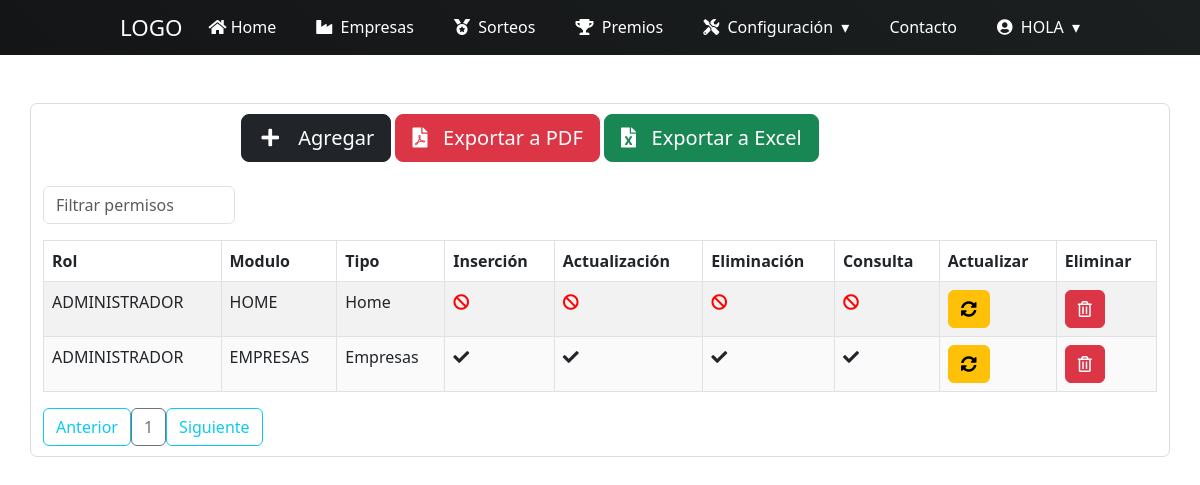
Screenshot of /permisos/ (signed in) with the database file from the repository.
### tables this page shows
CREATE TABLE IF NOT EXISTS `permisos` (
  `id_rol` int(11) NOT NULL,
  `id_modulo` int(11) NOT NULL,
  `tipo_modulo` enum('Home','Empresas','Sorteos','Premios','Configuración','Administración') NOT NULL,
  `permiso_insercion` varchar(5) NOT NULL,
  `permiso_actualizacion` varchar(5) NOT NULL,
  `permiso_eliminacion` varchar(5) NOT NULL,
  `permiso_consulta` varchar(5) NOT NULL,
  `creado_por` varchar(50) NOT NULL,
  `fecha_creacion` datetime NOT NULL,
  `modificado_por` varchar(50) DEFAULT NULL,
  `fecha_modificacion` datetime DEFAULT NULL,
  KEY `Índice 1` (`id_rol`),
  KEY `Índice 2` (`id_modulo`),
  CONSTRAINT `FK_permisos_modulos` FOREIGN KEY (`id_modulo`) REFERENCES `modulos` (`id_modulo`) ON DELETE NO ACTION ON UPDATE NO ACTION,
  CONSTRAINT `FK_permisos_roles` FOREIGN KEY (`id_rol`) REFERENCES `roles` (`id_rol`) ON DELETE NO ACTION ON UPDATE NO ACTION
);

CREATE TABLE IF NOT EXISTS `roles` (
  `id_rol` int(11) NOT NULL AUTO_INCREMENT,
  `rol` varchar(50) NOT NULL,
  `descripcion` varchar(200) NOT NULL,
  `creado_por` varchar(50) NOT NULL,
  `fecha_creacion` datetime NOT NULL,
  `modificado_por` varchar(50) DEFAULT NULL,
  `fecha_modificacion` datetime DEFAULT NULL,
  PRIMARY KEY (`id_rol`) USING BTREE
);

CREATE TABLE IF NOT EXISTS `modulos` (
  `id_modulo` int(11) NOT NULL AUTO_INCREMENT,
  `modulo` varchar(100) NOT NULL,
  `descripcion` varchar(100) NOT NULL,
  `tipo_modulo` enum('Home','Empresas','Sorteos','Premios','Configuracion','Administracion') NOT NULL,
  `creado_por` varchar(50) NOT NULL,
  `fecha_creacion` datetime NOT NULL,
  `modificado_por` varchar(50) DEFAULT NULL,
  `fecha_modificacion` datetime DEFAULT NULL,
  PRIMARY KEY (`id_modulo`)
);

### controladores/vistasControlador.php (called while the page is built)
<?php
	require_once "./modelos/vistasModelo.php";
	class vistasControlador extends vistasModelo{
		public function obtener_plantilla_controlador(){
			return require_once "./vistas/plantilla.php";
		}
		public function obtener_vistas_controlador(){
			if(isset($_GET['views'])){
				$ruta=explode("/", $_GET['views']);
				$respuesta=vistasModelo::obtener_vistas_modelo($ruta[0]);
			}else{
				$respuesta="login";
			}
			return $respuesta;
		}
	}

### index.php (called while the page is built, shortened)
<?php
	require_once "./controladores/vistasControlador.php";
	$plantilla = new vistasControlador();
	$plantilla->obtener_plantilla_controlador();

### modelos/vistasModelo.php (called while the page is built, shortened)
<?php
	class vistasModelo{
		protected static function obtener_vistas_modelo($vistas){
			$listaBlanca=["home","empleados","empresas","roles","modulos","permisos","salir"];
			if(in_array($vistas, $listaBlanca)){
				if(is_file("./vistas/contenidos/".$vistas."-view.php")){
					$contenido="./vistas/contenidos/".$vistas."-view.php";
				}else{
					$contenido="404";
				}
			}elseif($vistas=="inicio" || $vistas=="index" || $vistas=="login" || $vistas=="recuperacion-clave"){
				$contenido="inicio";
			}else{
				$contenido="404";
			}
			return $contenido;
		}
	}

### config/conexion.php (called while the page is built, shortened)
<?php
class ConexionBD{
    protected $manejador = "mysql";
    private static $servidor = "localhost";
    private static $usuario = "root";
    private static $pass = "";
    protected $db_name = "dbsorteo";
    protected function getConexion(){
        try{
            $parametros=array(PDO::ATTR_PERSISTENT=>true,PDO::MYSQL_ATTR_INIT_COMMAND=>"SET NAMES utf8");
            $this->conexion=new PDO($this->manejador.":host=".self::$servidor.";dbname=".$this->db_name,self::$usuario,self::$pass,$parametros);
            return $this->conexion;
        }
        catch(PDOException $e){
            echo 'Error en la conexion a la BD :'.$e->getMessage();
        }
    }
}

### DatosTablas/obtenerDatosPermisos.php (called while the page is built, shortened)
<?php
require_once("./config/conexion.php");
class obtenerDatosPermisos extends ConexionBD{
    public function datosPermisos(){
        $sql="SELECT r.rol, m.modulo,p.tipo_modulo, p.permiso_insercion, p.permiso_actualizacion,
        p.permiso_eliminacion, p.permiso_consulta,p.id_rol,p.id_modulo FROM permisos p
        inner join roles r on r.id_rol=p.id_rol
        inner join modulos m on m.id_modulo=p.id_modulo";
        $resultado=$this->conexion->query($sql) or die ($sql);
        return $resultado;
    }
}

### vistas/contenidos/permisos-view.php (the view, shortened to what this page needs)
<?php
include("./DatosTablas/obtenerDatosPermisos.php");
?>
<br>
<br>
<div class="container contenedor-tabla">
    <div class="container">
    <div class="row">
        <div class="col-2"></div>
        <div class="col-8">
            <div class="btn btn-dark btn-lg" data-bs-toggle="modal" data-bs-target="#ModalCrear"><i class="fas fa-plus fa-fw"></i> &nbsp; Agregar</div>
            <div class="btn btn-danger btn-lg" data-bs-toggle="modal" data-bs-target="#ModalCrear"><i class="fas fa-file-pdf"></i> &nbsp; Exportar a PDF</div>
            <div class="btn btn-success btn-lg" data-bs-toggle="modal" data-bs-target="#ModalCrear"><i class="fas fa-file-excel"></i> &nbsp; Exportar a Excel</div>
        </div>
        <div class="col-2"></div>
    </div>
    </div>
<div class="table-responsive">
    <br>
        <input type="text" id="searchBox" class="form-control" onkeyup="filterTable()" placeholder="Filtrar permisos">
    <table id="datos-usuario" class="table table-bordered table-striped text-center">
        <thead>
            <tr>
                <th>Rol</th>
                <th>Modulo</th>
                <th>Tipo</th>
                <th>Inserción</th>
                <th>Actualización</th>
                <th>Eliminación</th>
                <th>Consulta</th>
                <th>Actualizar</th>
                <th>Eliminar</th>
            </tr>
        </thead>
        <tbody class="body">
        <?php
                $datos=new obtenerDatosPermisos();
                $resultado=$datos->datosPermisos();
                foreach ($resultado as $fila){
            ?>
            <tr>
                <td><?php echo $fila['rol']; ?></td>
                <td><?php echo $fila['modulo']; ?></td>
                <td><?php echo $fila['tipo_modulo']; ?></td>
                <?php
				if($fila['permiso_insercion']==1){
                ?>
                <td><i class="fas fa-check"></i></td>
                <?php
                    }else{
                ?>
                <td><i class="fas fa-ban" style="color: red;"></i></td>
                <?php
                    }
                ?>
                <?php
				if($fila['permiso_actualizacion']==1){
			?>
			<td><i class="fas fa-check"></i></td>
			<?php
				}else{
			?>
			<td><i class="fas fa-ban" style="color: red;"></i></td>
			<?php
				}
			?>
			<?php
				if($fila['permiso_eliminacion']==1){
			?>
			<td><i class="fas fa-check"></i></td>
			<?php
				}else{
			?>
			<td><i class="fas fa-ban" style="color: red;"></i></td>
			<?php
				}
			?>
			<?php
				if($fila['permiso_consulta']==1){
			?>
			<td><i class="fas fa-check"></i></td>
			<?php
				}else{
			?>
			<td><i class="fas fa-ban" style="color: red;"></i></td>
			<?php
				}
			?>
                <td>
				<button class="btn btn-warning" data-bs-toggle="modal" data-bs-target="#ModalAct<?php echo $fila['id_rol'];?><?php echo $fila['id_modulo'];?>">
					<i class="fas fa-sync-alt"></i>
                </button>
			    </td>
                <td>
					<form class="FormularioAjax" action="<?php echo SERVERURL; ?>ajax/permisoAjax.php" method="POST" data-form="delete" autocomplete="off">
					<button type="submit" class="btn btn-danger">
						<i class="far fa-trash-alt"></i>
					</button>
					</form>
				</td>
                </tr>
            <?php
                    }
            ?>
        </tbody>
    </table>
</div>
<div id="paginador" class=""></div>
</div>
<br>
<br>

### vistas/plantilla.php (shortened to what this page needs)
<!DOCTYPE html>
<html lang="es">
<head>
	<?php include "./vistas/inc/archivos_css.php"; ?>
</head>
<body>
	<?php
		require_once "./controladores/vistasControlador.php";
		$IV = new vistasControlador();
		$vistas=$IV->obtener_vistas_controlador();
		if($vistas=="inicio" || $vistas=="login" || $vistas=="404" || $vistas=="recuperacion-clave"){
			require_once "./vistas/contenidos/".$vistas."-view.php";
		}else{
	?>
	<main class="full-box main-container">
		<section class="full-box page-content">
			<?php
				include "./vistas/inc/Navbar.php";
				include  $vistas;
			?>
		</section>
	</main>
	<?php
		}
	?>
</body>
</html>

### vistas/inc/archivos_css.php
<link rel="stylesheet" href="<?php echo SERVERURL; ?>vistas/css/Estilo-Form.css">
<link rel="stylesheet" href="<?php echo SERVERURL; ?>vistas/css/EstiloLogin.css">
<link rel="stylesheet" href="<?php echo SERVERURL; ?>vistas/css/estilos-vistas.css">
<link rel="stylesheet" href="<?php echo SERVERURL; ?>vistas/css/tarjetas.css">
<link rel="stylesheet" href="<?php echo SERVERURL; ?>vistas/css/bootstrap-grid.css">
<link rel="stylesheet" href="<?php echo SERVERURL; ?>vistas/css/bootstrap-grid.min.css">
<link rel="stylesheet" href="<?php echo SERVERURL; ?>vistas/css/bootstrap-grid.rtl.css">
<link rel="stylesheet" href="<?php echo SERVERURL; ?>vistas/css/bootstrap-grid.rtl.min.css">
<link rel="stylesheet" href="<?php echo SERVERURL; ?>vistas/css/bootstrap-reboot.css">
<link rel="stylesheet" href="<?php echo SERVERURL; ?>vistas/css/bootstrap-reboot.min.css">
<link rel="stylesheet" href="<?php echo SERVERURL; ?>vistas/css/bootstrap-reboot.rtl.css">
<link rel="stylesheet" href="<?php echo SERVERURL; ?>vistas/css/bootstrap-reboot.rtl.min.css">
<link rel="stylesheet" href="<?php echo SERVERURL; ?>vistas/css/bootstrap-utilities.css">
<link rel="stylesheet" href="<?php echo SERVERURL; ?>vistas/css/bootstrap-utilities.rtl.min.css">
<link rel="stylesheet" href="<?php echo SERVERURL; ?>vistas/css/bootstrap-utilities.min.css">
<link rel="stylesheet" href="<?php echo SERVERURL; ?>vistas/css/bootstrap.css">
<link rel="stylesheet" href="<?php echo SERVERURL; ?>vistas/css/bootstrap.min.css">
<link rel="stylesheet" href="<?php echo SERVERURL; ?>vistas/css/bootstrap.rtl.css">
<link rel="stylesheet" href="<?php echo SERVERURL; ?>vistas/css/bootstrap.rtl.min.css">
<link rel="stylesheet" href="<?php echo SERVERURL; ?>vistas/fontawesome-free-5.15.4-web/css/all.css">
<link rel="stylesheet" href="<?php echo SERVERURL; ?>vistas/fontawesome-free-5.15.4-web/css/all.min.css">
<link rel="stylesheet" href="<?php echo SERVERURL; ?>vistas/fontawesome-free-5.15.4-web/css/brands.css">
<link rel="stylesheet" href="<?php echo SERVERURL; ?>vistas/fontawesome-free-5.15.4-web/css/brands.min.css">
<link rel="stylesheet" href="<?php echo SERVERURL; ?>vistas/fontawesome-free-5.15.4-web/css/fontawesome.css">
<link rel="stylesheet" href="<?php echo SERVERURL; ?>vistas/fontawesome-free-5.15.4-web/css/fontawesome.min.css">
<link rel="stylesheet" href="<?php echo SERVERURL; ?>vistas/fontawesome-free-5.15.4-web/css/regular.css">
<link rel="stylesheet" href="<?php echo SERVERURL; ?>vistas/fontawesome-free-5.15.4-web/css/regular.min.css">
<link rel="stylesheet" href="<?php echo SERVERURL; ?>vistas/fontawesome-free-5.15.4-web/css/solid.css">
<link rel="stylesheet" href="<?php echo SERVERURL; ?>vistas/fontawesome-free-5.15.4-web/css/solid.min.css">
<link rel="stylesheet" href="<?php echo SERVERURL; ?>vistas/fontawesome-free-5.15.4-web/css/svg-with-js.css">
<link rel="stylesheet" href="<?php echo SERVERURL; ?>vistas/fontawesome-free-5.15.4-web/css/svg-with-js.min.css">
<link rel="stylesheet" href="<?php echo SERVERURL; ?>vistas/fontawesome-free-5.15.4-web/css/v4-shims.css">
<link rel="stylesheet" href="https://cdn.datatables.net/v/dt/dt-1.13.1/datatables.min.css">

### vistas/inc/Navbar.php (shortened to what this page needs)
<section class="navigation">
  <div class="nav-container">
    <div class="brand">
      <a href="#!">Logo</a>
    </div>
    <nav>
      <ul class="nav-list">
        <li>
          <a href="<?php echo SERVERURL?>home/"><i class="fas fa-home"></i>&nbsp;Home</a>
        </li>
        <li>
          <a href="#!"><i class="fas fa-industry"></i>&nbsp; Empresas</a>
        </li>
        <li>
          <a href="#!"><i class="fas fa-medal"></i>&nbsp; Sorteos</a>
        </li>
        <li>
          <a href="#!"><i class="fas fa-trophy"></i>&nbsp; Premios</a>
        </li>
        <li>
          <a href="#!"><i class="fas fa-tools"></i>&nbsp; Configuración</a>
        </li>
        <li>
          <a href="#!">Contacto</a>
        </li>
        <li>
        <a href="#!"><i class="fas fa-user-circle"></i> &nbsp;<?php echo $_SESSION['usuario_login']?></a>
        </li>
      </ul>
    </nav>
  </div>
</section>

### vistas/css/Estilo-Form.css (style rules this page uses)
body { background-color: #3d3d3d; }
.navigation { height: 55px; background: linear-gradient(45deg, #131516, #1c1f20); }
.brand { position: absolute; padding-left: 20px; float: left; line-height: 55px; text-transform: uppercase; font-size: 1.4em; }
.brand a, .brand a:visited { color: #ffffff; text-decoration: none; }
.nav-container { max-width: 1000px; margin: 0 auto; }
nav { float: right; }
nav ul { list-style: none; margin: 0; padding: 0; }
nav ul li { float: left; position: relative; }
nav ul li a,nav ul li a:visited { display: block; padding: 0 20px; line-height: 55px; color: #fff; background: #3d3d3d ; text-decoration: none; }
nav ul li a { background: transparent; color: #FFF; }
nav ul li a:not(:only-child):after, nav ul li a:visited:not(:only-child):after { padding-left: 4px; content: ' \025BE'; }
@media screen and (min-width:800px) { .nav-list { display: block !important; } }
.contenedor-tabla { border: 1px solid #dddcdc; -moz-border-radius: 7px; -webkit-border-radius: 7px; padding: 10px; }
#searchBox { width:12rem; }
#datos-usuario { width: 100%; border-collapse: collapse; }
#datos-usuario th, td { padding: 8px; text-align: left; border-bottom: 1px solid rgb(226, 226, 226); }
#datos-usuario tr:nth-child(even) { background-color: #fafafa; }

### vistas/css/EstiloLogin.css (style rules this page uses)
body { font-family: arial; }

### rows the page displays
permisos: id_rol.rol "ADMINISTRADOR", id_modulo.modulo "HOME", tipo_modulo "Home"
permisos: id_rol.rol "ADMINISTRADOR", id_modulo.modulo "EMPRESAS", tipo_modulo "Empresas", permiso_insercion "1" (drawn), permiso_actualizacion "1" (drawn), permiso_eliminacion "1" (drawn), permiso_consulta "1" (drawn)

### other values shown
$_SESSION['usuario_login'] "HOLA"
